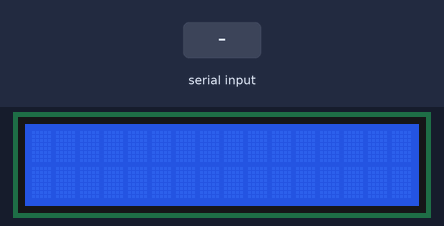
Bench run of a sketch on a simulated Arduino Uno, built with avr-gcc and run on an emulated ATmega328P. On the bench: 16×2 character LCD. Inputs (shaded band) come from the test bench. Storage starts empty; what the sketch prints to the serial monitor is not drawn.

Above: at 1.2 s.
1.3 s: "3" received over the second serial link
At 1.48 s:
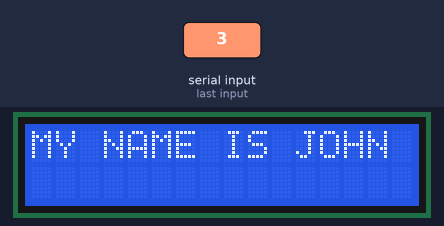
4.3 s: "2" received over the second serial link
At 4.84 s:
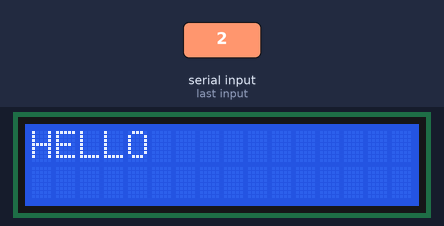
7.3 s: "1" received over the second serial link
At 7.59 s:
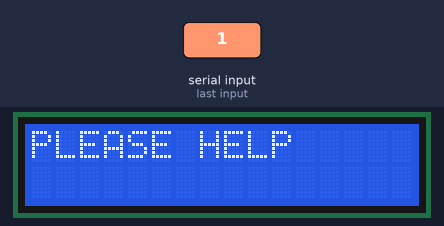
10.3 s: "4" received over the second serial link
At 10.86 s:
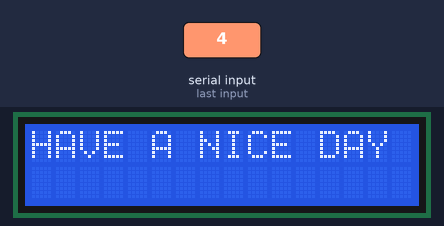
13.3 s: "6" received over the second serial link
At 13.59 s:
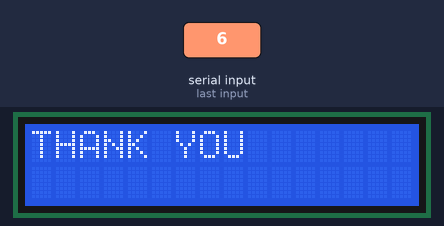
16.3 s: "5" received over the second serial link
At 16.78 s:
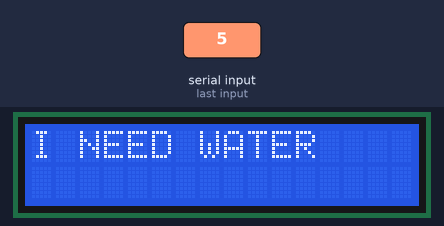
Timing chart, 0 to 19.3 s (numbered marks = the images above; inputs shaded):
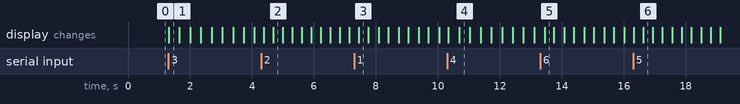

The sketch:

Reciever_code.ino
```cpp
#include <SoftwareSerial.h>
#include <Wire.h>
#include <LiquidCrystal_I2C.h>
#include <SD.h> // need to include the SD library
#define SD_ChipSelectPin 4 //connect pin 4 of arduino to cs pin of sd card
#include <TMRpcm.h> //Arduino library for asynchronous playback of PCM/WAV files
#include <SPI.h> //  need to include the SPI library

LiquidCrystal_I2C lcd(0x27,16,2);
SoftwareSerial bt(10, 8); //  CONNECT BT RX PIN TO ARDUINO 11 PIN | CONNECT BT TX PIN TO ARDUINO 10 PIN
TMRpcm tmrpcm; // create an object for use in this sketch
int message;

/*SD card connections
MISO - 12 (MISO of Master to MISO of Slave)
MOSI - 11
SCK  - 13
CS   - 4
*/

void setup() {

  Serial.begin(9600);
  bt.begin(9600);
  tmrpcm.speakerPin = 9; //5,6,11 or 46 on Mega, 9 on Uno, Nano, etc
  tmrpcm.setVolume(5);
  lcd.begin(16,2);//Defining 16 columns and 2 rows of lcd display
  lcd.backlight();//To Power ON the back light


  if (!SD.begin(SD_ChipSelectPin)) // returns 1 if the card is present
 {
  Serial.println("SD fail"); //for debug
 } else {
  Serial.println("SD success");
 }

}


void  loop() {
  bt.begin(9600);
  if(bt.available()>0){
   message=bt.read();
   Serial.println(String(message));
  }

//   Serial.println("message");
   //speaker(message);
   lcddisplay(message);
   //speaker(message);
}


void lcddisplay(int b)
{
  lcd.setCursor(0,0); //Defining positon to write from first row,first column .

  switch(b){
  case 49:lcd.print("PLEASE HELP");
  delay(10);//You can write 16 Characters per line .
  break;
  case 50:lcd.print("HELLO");
  delay(10);
  break;
  case 51:lcd.print("MY NAME IS JOHN");
  delay(10);
  break;
  case 52:lcd.print("HAVE A NICE DAY");
  delay(10);
  break;
  case 53:lcd.print("I NEED WATER");
  delay(10);
  break;
  case 54:lcd.print("THANK YOU");
  delay(10);
  break;
  case 55:lcd.print("waiting for command...");
  delay(10);
  case 56:lcd.print("waiting for command...");
  delay(10);
  }

  lcd.clear();//Clean the screen
  //delay(100);

}

void speaker(int b){

  switch(b){
  case 49:tmrpcm.play("road.wav");
  break;

  case 50:tmrpcm.play("name.wav");
  break;

  case 51:tmrpcm.play("qn.wav");
  break;

  case 52:tmrpcm.play("road.wav");
  break;

  case 53:tmrpcm.play("road.wav");
  break;

  case 54:tmrpcm.play("road.wav");
  break;

  case 55:tmrpcm.play("road.wav");
  break;

  }


 }
```

Measured:
- after the input at 1.3 s, the display: changes at once (image 1)
- after the input at 4.3 s, the display: first differs from a run without the input after 0.39 s (image 2)
- after the input at 7.3 s, the display: changes after 0.15 s (image 3)
- after the input at 10.3 s, the display: first differs from a run without the input after 0.39 s (image 4)
- after the input at 13.3 s, the display: changes after 0.14 s (image 5)
- after the input at 16.3 s, the display: first differs from a run without the input after 0.33 s (image 6)
